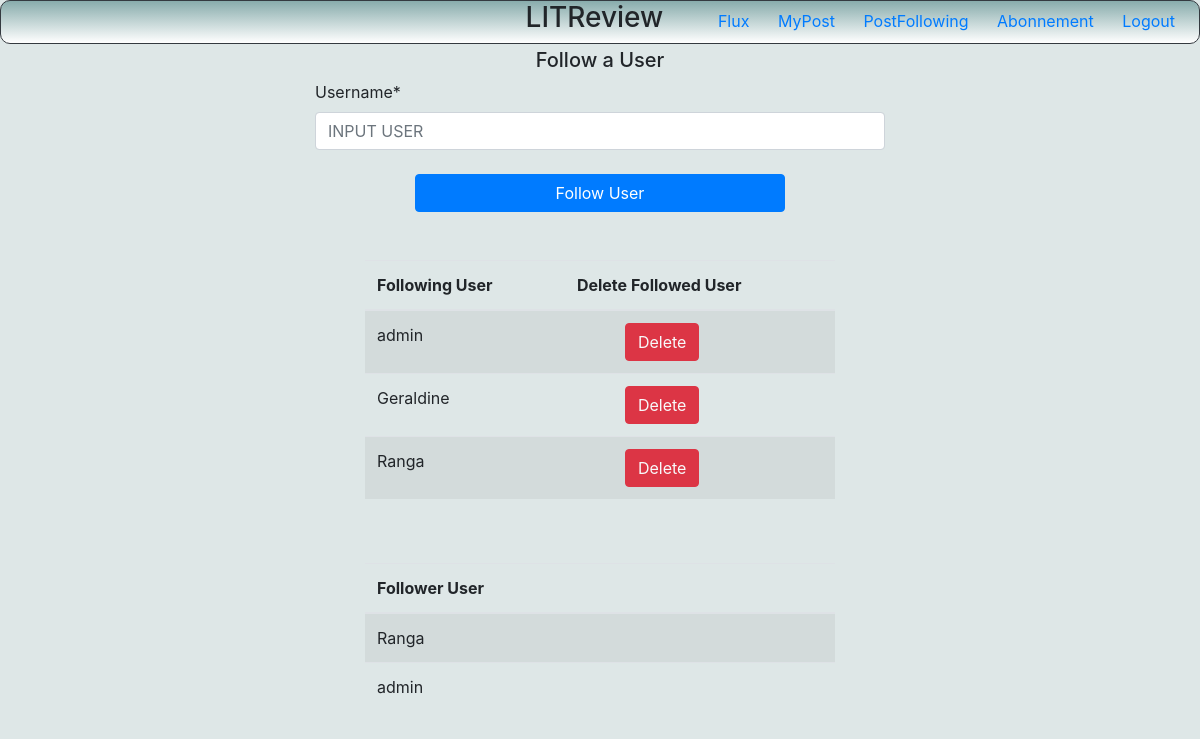
The page /abonnements/ (signed in) on the database its author committed.
### litBlog/models.py (models this page shows)
class UserFollows(models.Model):
    user = models.ForeignKey(
        to=User, on_delete=models.CASCADE, related_name="following"
    )
    followed_user = models.ForeignKey(
        to=User, on_delete=models.CASCADE, related_name="followed_by"
    )
    class Meta:
        unique_together = (
            "user",
            "followed_user",
        )

### litLogin/models.py (models this page shows)
class User(AbstractUser):
    pass

### litBlog/views.py (the view, shortened to what this page needs)
# urls.py: path('abonnements/', views.follow, name='abonnements'),
@login_required(login_url="login_blog")
def follow(request):
    try:
        users = User.objects.all()
    except User.DoesNotExist:
        raise Http404("User does not exist")
    form = FollowForm()
    try:
        users_following = UserFollows.objects.filter(user=request.user)
        users_follower = UserFollows.objects.filter(followed_user=request.user)
    except UserFollows.DoesNotExist:
        raise Http404("UserFollows does not exist")
    context = {
        "form": form,
        "users_following": users_following,
        "users_follower": users_follower,
    }
    return render(request, "abonnements.html", context)

### litBlog/form.py
class FollowForm(forms.Form):
    username = forms.CharField(
        max_length=200, widget=forms.TextInput(attrs={"placeholder": "INPUT USER "})
    )

### litBlog/templates/abonnements.html (shortened to what this page needs)
{% extends "base_blog.html" %}
{% load crispy_forms_tags %}
{% block content %}
<H5 class="text-center mt-3">Follow a User</H5>
<div class="row d-flex justify-content-center">
    <div class="col-md-6">
        <form method="POST" >
            {{form|crispy}}
            <div class="row d-flex justify-content-center">
                <div class="col-md-8 mt-2">
                    <input class="btn btn-primary btn-md btn-block  " type="submit" value="Follow User"/>
                </div>
            </div>
        </form>
    </div>
</div>
<div class="row d-flex justify-content-center mt-5" >
    <div class="col-md-5">
        <table class="table table-striped">
            <thead >
                <tr>
                    <th scope="col">Following User</th>
                    <th scope="col">Delete Followed User</th>
                </tr>
            <tbody>
                {% for user_follow in users_following %}
                <tr>
                    <td>{{user_follow.followed_user}}</td>
                    <td><button class ="btn btn-danger ml-5">
                        <a class="text-light" href="{% url 'delete_follow' id_follow=user_follow.pk %}"
                           onclick="return confirm('Etes-vous sûr ?');">Delete</a></button></td></tr>
                {% endfor %}
            </tbody>
        </table>
    </div>
</div>
<div class="row d-flex justify-content-center mt-5" >
    <div class="col-md-5">
        <table class="table table-striped">
            <thead >
                <tr>
                    <th scope="col">Follower User</th>
                </tr>
            <tbody>
                {% for user_follow in users_follower %}
                <tr>
                    <td>{{user_follow.user}}</td>
                </tr>
                {% endfor %}
            </tbody>
        </table>
    </div>
</div>
{% endblock %}

### litBlog/static/css/style.css (style rules this page uses)
.body { background-color:#dee7e7; }

### rows shown on the page
UserFollows: followed_user "admin"
UserFollows: followed_user "Geraldine"
UserFollows: followed_user "Ranga"
UserFollows: user "Ranga"
UserFollows: user "admin"
